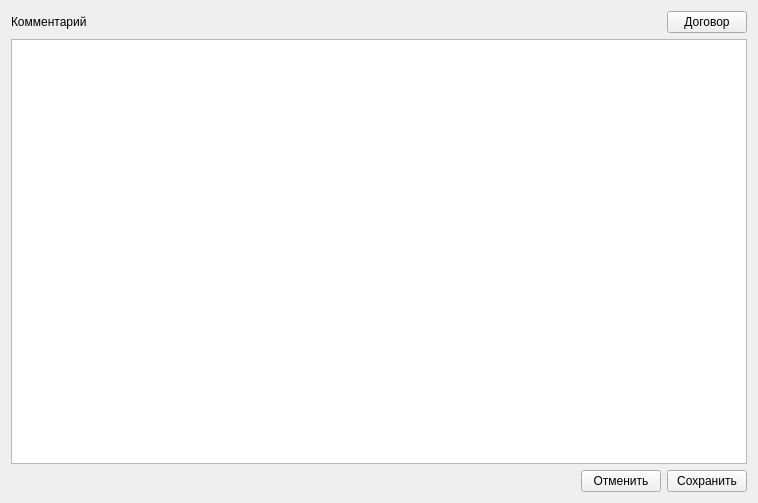
<?xml version="1.0" encoding="UTF-8"?>
<ui version="4.0">
 <class>ClientHeaderAlternativeWidget</class>
 <widget class="QWidget" name="ClientHeaderAlternativeWidget">
  <property name="geometry">
   <rect>
    <x>0</x>
    <y>0</y>
    <width>758</width>
    <height>503</height>
   </rect>
  </property>
  <property name="sizePolicy">
   <sizepolicy hsizetype="Preferred" vsizetype="Preferred">
    <horstretch>0</horstretch>
    <verstretch>0</verstretch>
   </sizepolicy>
  </property>
  <property name="maximumSize">
   <size>
    <width>16777215</width>
    <height>16777215</height>
   </size>
  </property>
  <property name="windowTitle">
   <string>Form</string>
  </property>
  <layout class="QVBoxLayout" name="verticalLayout_5">
   <item>
    <layout class="QHBoxLayout" name="horizontalLayout_7">
     <item>
      <layout class="QVBoxLayout" name="verticalLayout">
       <item>
        <layout class="QHBoxLayout" name="horizontalLayout_4">
         <item>
          <widget class="QLabel" name="label_4">
           <property name="text">
            <string>Комментарий</string>
           </property>
          </widget>
         </item>
         <item>
          <spacer name="horizontalSpacer">
           <property name="orientation">
            <enum>Qt::Horizontal</enum>
           </property>
           <property name="sizeHint" stdset="0">
            <size>
             <width>40</width>
             <height>20</height>
            </size>
           </property>
          </spacer>
         </item>
         <item>
          <widget class="QPushButton" name="mpDiler">
           <property name="text">
            <string>Договор</string>
           </property>
          </widget>
         </item>
        </layout>
       </item>
       <item>
        <widget class="QPlainTextEdit" name="mpDescription">
         <property name="maximumSize">
          <size>
           <width>16777215</width>
           <height>16777215</height>
          </size>
         </property>
         <property name="font">
          <font>
           <pointsize>10</pointsize>
          </font>
         </property>
        </widget>
       </item>
      </layout>
     </item>
    </layout>
   </item>
   <item>
    <layout class="QHBoxLayout" name="horizontalLayout">
     <item>
      <spacer name="horizontalSpacer_2">
       <property name="orientation">
        <enum>Qt::Horizontal</enum>
       </property>
       <property name="sizeHint" stdset="0">
        <size>
         <width>40</width>
         <height>20</height>
        </size>
       </property>
      </spacer>
     </item>
     <item>
      <widget class="QPushButton" name="mpCancel">
       <property name="text">
        <string>Отменить</string>
       </property>
      </widget>
     </item>
     <item>
      <widget class="QPushButton" name="mpSave">
       <property name="text">
        <string>Сохранить</string>
       </property>
      </widget>
     </item>
    </layout>
   </item>
  </layout>
 </widget>
 <resources/>
 <connections/>
</ui>
